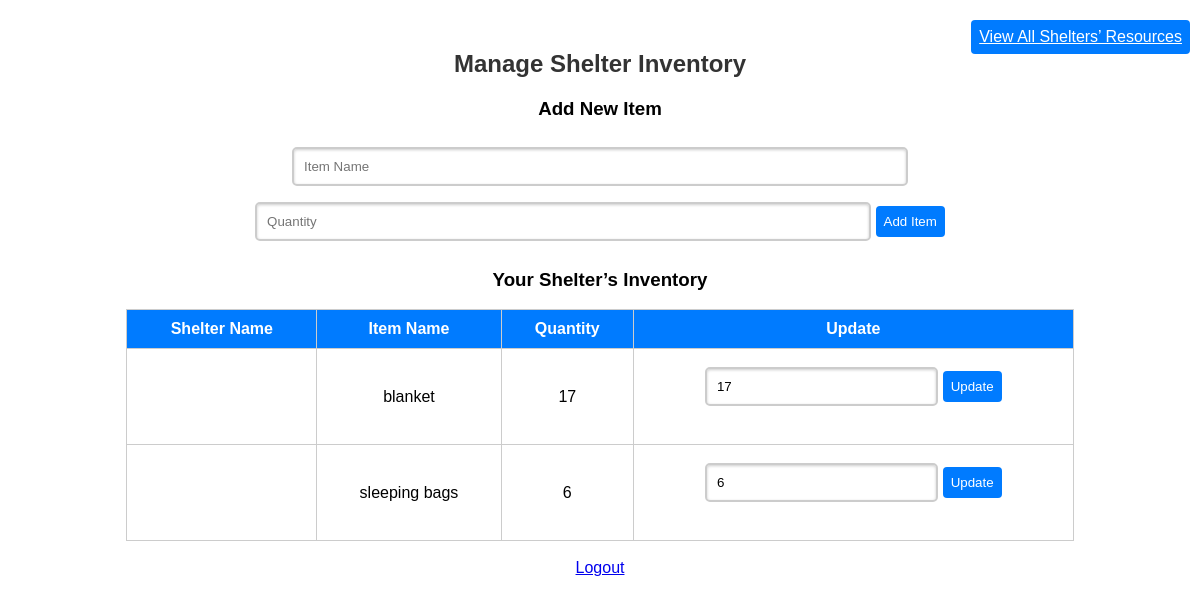
/manage_inventory (signed in), run on an earlier commit of the app's database.
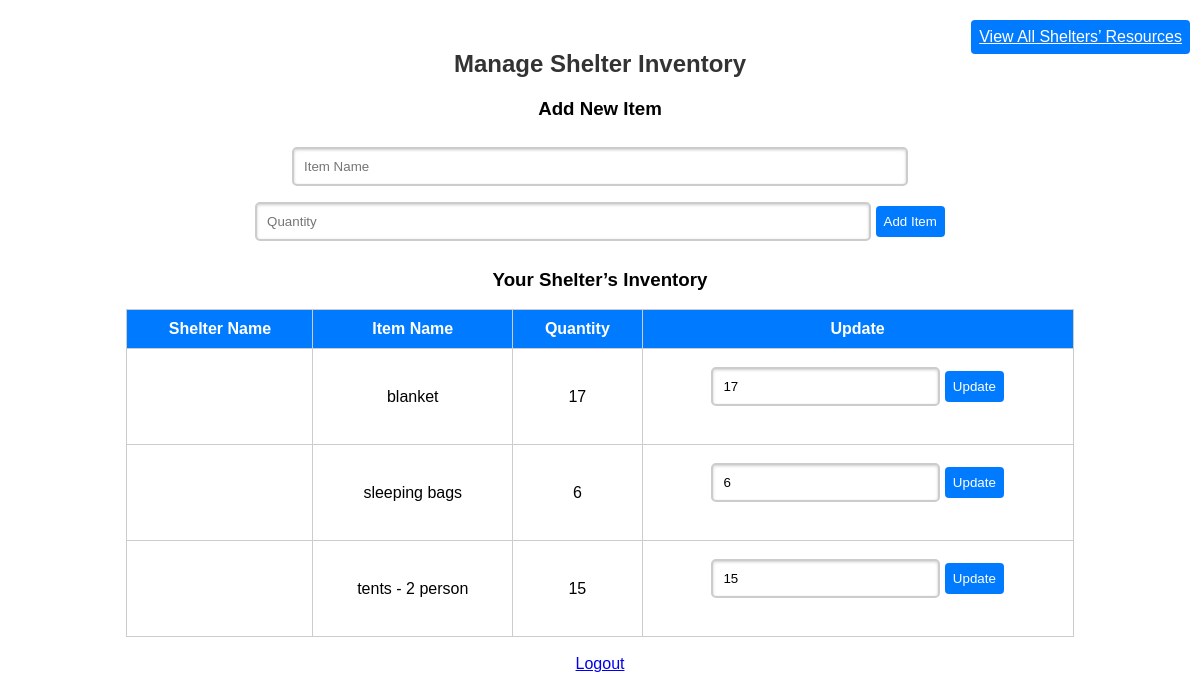
And on a later commit of the database.
### tables this page shows
CREATE TABLE resources (id INTEGER PRIMARY KEY AUTOINCREMENT, name TEXT, quantity INTEGER, user_id INTEGER);

### hackathon/main.py (the view, shortened to what this page needs)
@app.route('/manage_inventory', methods=['GET', 'POST'])
def manage_inventory():
    if 'user_id' not in session:
        return redirect(url_for('login'))
    user_id = session['user_id']
    view_all = session.get('view_all', False)
    if view_all:
        inventory = query_db('select r.*, u.shelter_name from resources r join users u on r.user_id = u.user_id')
    else:
        inventory = query_db('select * from resources where user_id = ?', [user_id])
    return render_template('manage_inventory.html', inventory=inventory, view_all=view_all)

### hackathon/main.py (called while the page is built)
def get_db():
    db = getattr(g, '_database', None)
    if db is None:
        db = g._database = sqlite3.connect(DATABASE)
        db.row_factory = sqlite3.Row
    return db

@app.teardown_appcontext
def close_connection(exception):
    db = getattr(g, '_database', None)
    if db is not None:
        db.close()

def query_db(query, args=(), one=False):
    cur = get_db().execute(query, args)
    rv = cur.fetchall()
    cur.close()
    return (rv[0] if rv else None) if one else rv

### hackathon/templates/manage_inventory.html (shortened to what this page needs)
<!DOCTYPE html>
<html lang="en">
<head>
</head>
<body>
    <h2>Manage Shelter Inventory</h2>
    <a href="/toggle_view" class="view-button">{{ 'View All Shelters’ Resources' if not view_all else 'View Your Shelter’s Resources' }}</a>
    <h3>Add New Item</h3>
    <form action="/manage_inventory" method="POST">
        <input type="text" name="item_name" placeholder="Item Name" required>
        <input type="number" name="quantity" placeholder="Quantity" required>
        <button type="submit">Add Item</button>
    </form>
    <h3>{{ 'All Shelters’ Inventory' if view_all else 'Your Shelter’s Inventory' }}</h3>
    <table>
        <tr>
            <th>Shelter Name</th>
            <th>Item Name</th>
            <th>Quantity</th>
            {% if not view_all %}
            <th>Update</th>
            {% else %}
            <th>Contact</th>
            {% endif %}
        </tr>
        {% for item in inventory %}
        <tr>
            <td>{{ item.shelter_name }}</td>
            <td>{{ item.name }}</td>
            <td>{{ item.quantity }}</td>
            {% if not view_all %}
            <td>
                <form action="/update_quantity/{{ item.id }}" method="POST">
                    <input type="number" name="quantity" value="{{ item.quantity }}" required>
                    <button type="submit">Update</button>
                </form>
            </td>
            {% else %}
            <td>
                <button class="contact-button">Contact Shelter</button>
            </td>
            {% endif %}
        </tr>
        {% endfor %}
    </table>
    <br>
    <a href="/logout">Logout</a>
</body>
</html>

### hackathon/templates/manage_inventory.html (style rules this page uses)
body { font-family: Arial, sans-serif; text-align: center; margin-top: 50px; }
h2 { color: #333; }
form { margin-bottom: 20px; }
table { width: 80%; margin: 0 auto; border-collapse: collapse; }
th, td { border: 1px solid #ccc; padding: 10px; text-align: center; }
th { background-color: #007BFF; color: white; }
input[type="text"], input[type="number"] { padding: 10px; margin: 8px 0; width: 50%; border: 2px solid #ccc; border-radius: 5px; box-shadow: inset 0 1px 3px rgba(0,0,0,0.2); transition: border-color 0.3s ease-out; }
button, .view-button { padding: 8px; margin-top: 10px; background-color: #007BFF; color: white; border: none; border-radius: 4px; cursor: pointer; }
.view-button { position: absolute; top: 10px; right: 10px; }

What changed in the data, as far as the page shows it:
added resources: name "tents - 2 person", quantity "15"
